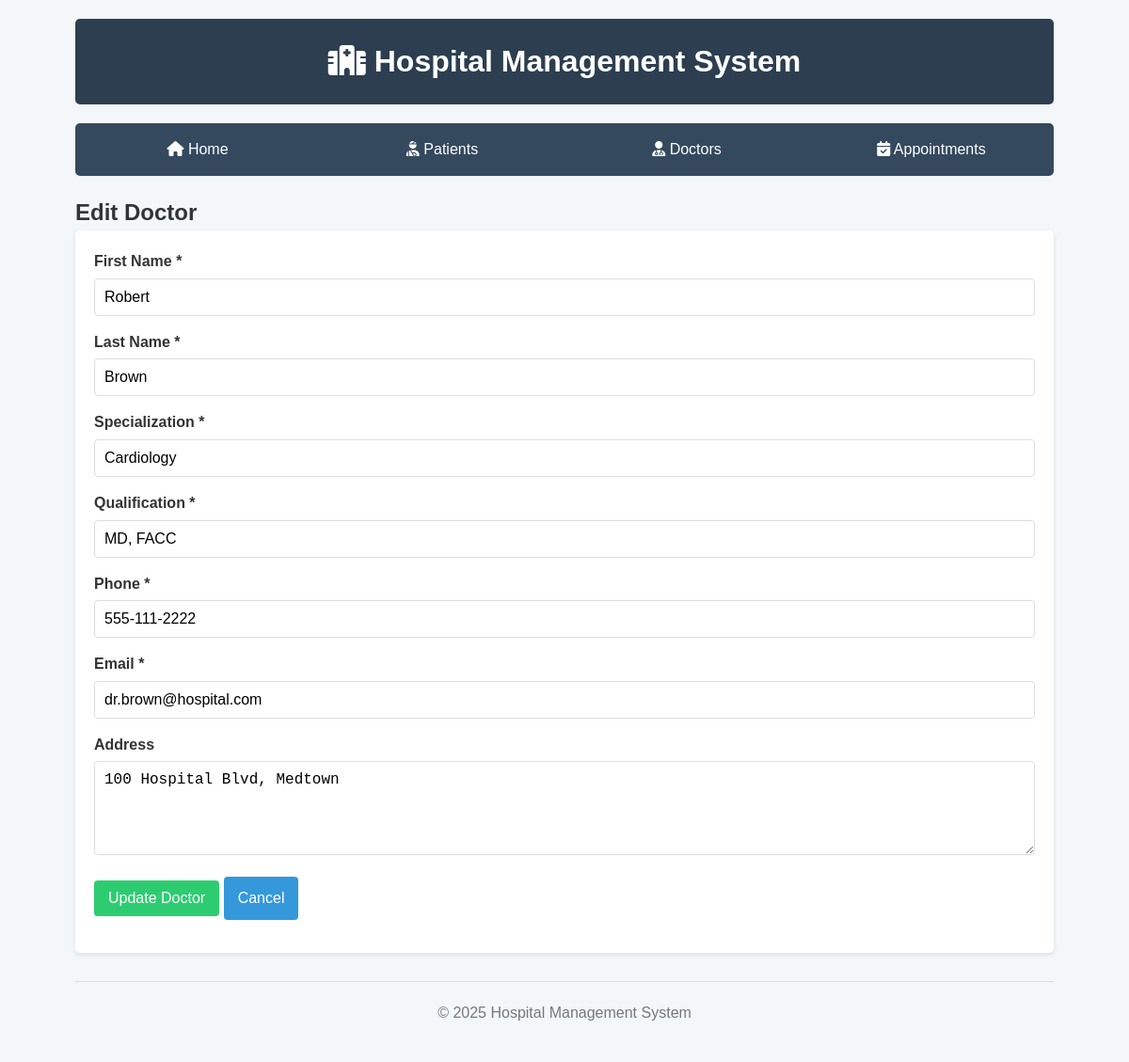
Screenshot of /view/doctors/edit.php?id=1 with the database file from the repository.
### tables this page shows
CREATE TABLE IF NOT EXISTS doctors (
    id INT AUTO_INCREMENT PRIMARY KEY,
    first_name VARCHAR(50) NOT NULL,
    last_name VARCHAR(50) NOT NULL,
    specialization VARCHAR(100) NOT NULL,
    qualification VARCHAR(100) NOT NULL,
    phone VARCHAR(20) NOT NULL,
    email VARCHAR(100) NOT NULL,
    address VARCHAR(255),
    created_at TIMESTAMP DEFAULT CURRENT_TIMESTAMP,
    updated_at TIMESTAMP DEFAULT CURRENT_TIMESTAMP ON UPDATE CURRENT_TIMESTAMP
);

### config/config.php (called while the page is built, shortened)
<?php
class Database {
    private static $instance = null;
    private $conn;
    private function __construct() {
        $dsn = "mysql:host=" . DB_HOST . ";dbname=" . DB_NAME . ";charset=" . DB_CHARSET;
        $options = [
            PDO::ATTR_ERRMODE => PDO::ERRMODE_EXCEPTION,
            PDO::ATTR_DEFAULT_FETCH_MODE => PDO::FETCH_ASSOC,
            PDO::ATTR_EMULATE_PREPARES => false,
        ];
        try {
            $this->conn = new PDO($dsn, DB_USER, DB_PASS, $options);
        } catch (PDOException $e) {
            die("Connection failed: " . $e->getMessage());
        }
    }
    public static function getInstance() {
        if (self::$instance === null) {
            self::$instance = new self();
        }
        return self::$instance;
    }
    public function getConnection() {
        return $this->conn;
    }
}
?>

### class/Doctor.php (called while the page is built, shortened)
<?php
require_once __DIR__ . '/../config/config.php';
class Doctor {
    private $db;
    public function __construct() {
        $this->db = Database::getInstance()->getConnection();
    }
    public function getById($id) {
        try {
            $query = "SELECT * FROM doctors WHERE id = :id";
            $stmt = $this->db->prepare($query);
            $stmt->bindParam(':id', $id, PDO::PARAM_INT);
            $stmt->execute();
            return $stmt->fetch();
        } catch (PDOException $e) {
            die("Error fetching doctor: " . $e->getMessage());
        }
    }
}
?>

### view/doctors/edit.php (the view, shortened to what this page needs)
<?php
require_once '../../config/config.php';
require_once '../../class/Doctor.php';
$doctor = new Doctor();
$id = (int)$_GET['id'];
$doctorData = $doctor->getById($id);
include_once '../../includes/header.php';
?>
<h2>Edit Doctor</h2>
<form action="" method="POST">
    <div class="form-group">
        <label for="first_name">First Name *</label>
        <input type="text" id="first_name" name="first_name" required value="<?php echo isset($_POST['first_name']) ? $_POST['first_name'] : $doctorData['first_name']; ?>">
    </div>
    <div class="form-group">
        <label for="last_name">Last Name *</label>
        <input type="text" id="last_name" name="last_name" required value="<?php echo isset($_POST['last_name']) ? $_POST['last_name'] : $doctorData['last_name']; ?>">
    </div>
    <div class="form-group">
        <label for="specialization">Specialization *</label>
        <input type="text" id="specialization" name="specialization" required value="<?php echo isset($_POST['specialization']) ? $_POST['specialization'] : $doctorData['specialization']; ?>">
    </div>
    <div class="form-group">
        <label for="qualification">Qualification *</label>
        <input type="text" id="qualification" name="qualification" required value="<?php echo isset($_POST['qualification']) ? $_POST['qualification'] : $doctorData['qualification']; ?>">
    </div>
    <div class="form-group">
        <label for="phone">Phone *</label>
        <input type="tel" id="phone" name="phone" required value="<?php echo isset($_POST['phone']) ? $_POST['phone'] : $doctorData['phone']; ?>">
    </div>
    <div class="form-group">
        <label for="email">Email *</label>
        <input type="email" id="email" name="email" required value="<?php echo isset($_POST['email']) ? $_POST['email'] : $doctorData['email']; ?>">
    </div>
    <div class="form-group">
        <label for="address">Address</label>
        <textarea id="address" name="address"><?php echo isset($_POST['address']) ? $_POST['address'] : $doctorData['address']; ?></textarea>
    </div>
    <div class="form-group">
        <button type="submit" class="btn btn-success">Update Doctor</button>
        <a href="view.php?id=<?php echo $id; ?>" class="btn">Cancel</a>
    </div>
</form>
<?php include_once '../../includes/footer.php'; ?>

### style.css (style rules this page uses)
* { margin: 0; padding: 0; box-sizing: border-box; }
body { font-family: 'Arial', sans-serif; line-height: 1.6; color: #333; background-color: #f4f7f9; }
form { background-color: #fff; padding: 20px; border-radius: 5px; box-shadow: 0 2px 5px rgba(0, 0, 0, 0.1); margin-bottom: 20px; }
.form-group { margin-bottom: 15px; }
label { display: block; margin-bottom: 5px; font-weight: bold; }
input[type="text"], input[type="email"], input[type="tel"], input[type="date"], input[type="time"], select, textarea { width: 100%; padding: 10px; border: 1px solid #ddd; border-radius: 4px; font-size: 16px; }
textarea { height: 100px; }
.btn { display: inline-block; padding: 10px 15px; background-color: #3498db; color: #fff; border: none; border-radius: 4px; cursor: pointer; text-decoration: none; font-size: 16px; transition: background-color 0.3s; }
.btn-success { background-color: #2ecc71; }

### rows the page displays
doctors: first_name "Robert", last_name "Brown", specialization "Cardiology", qualification "MD, FACC", phone "555-111-2222", email "dr.brown@hospital.com", address "100 Hospital Blvd, Medtown"
